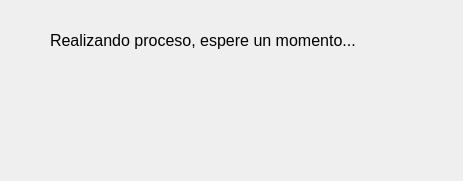
<?xml version="1.0" encoding="UTF-8"?>
<ui version="4.0">
 <class>Dialog</class>
 <widget class="QDialog" name="Dialog">
  <property name="geometry">
   <rect>
    <x>0</x>
    <y>0</y>
    <width>463</width>
    <height>181</height>
   </rect>
  </property>
  <property name="windowTitle">
   <string>Dialog</string>
  </property>
  <widget class="QLabel" name="label">
   <property name="geometry">
    <rect>
     <x>50</x>
     <y>20</y>
     <width>351</width>
     <height>41</height>
    </rect>
   </property>
   <property name="text">
    <string>&lt;html&gt;&lt;head/&gt;&lt;body&gt;&lt;p&gt;&lt;span style=&quot; font-size:12pt;&quot;&gt;Realizando proceso, espere un momento...&lt;/span&gt;&lt;/p&gt;&lt;/body&gt;&lt;/html&gt;</string>
   </property>
  </widget>
 </widget>
 <resources/>
 <connections/>
</ui>
